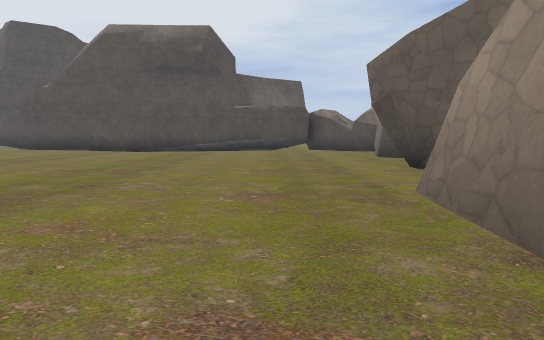
[1] (above)

24 first-person views from a walk through a 3-D level made in the Godot game engine. The camera is 1.3 m above the floor, tilts 6° down and sees 80° across. The floor is counted in squares, 2 m on a side. Each view is taken from the middle of a square. On the plan, view 1 faces up. The plan holds only what a view shows up to about 10 squares ahead; the rest is blank. The place goes on beyond the plan. Characters and animated objects are not drawn. Some surface patterns are stand-ins.

[2]
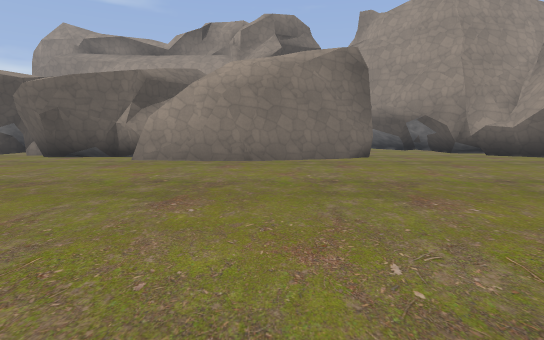

[3]
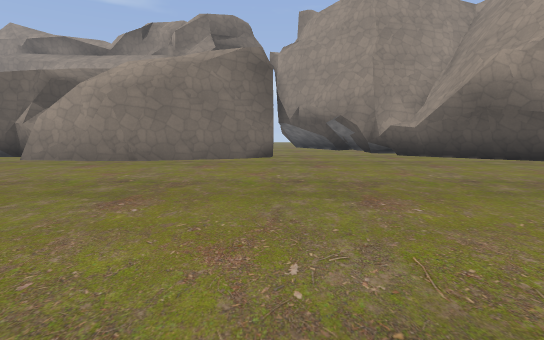

[4]
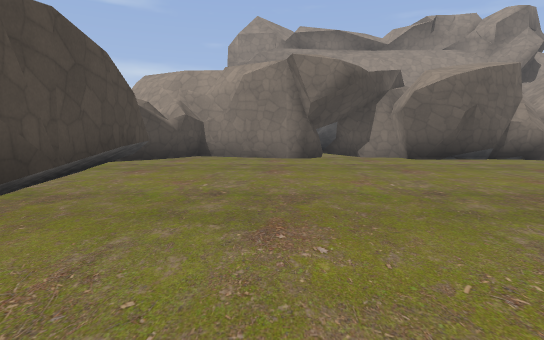

[5]
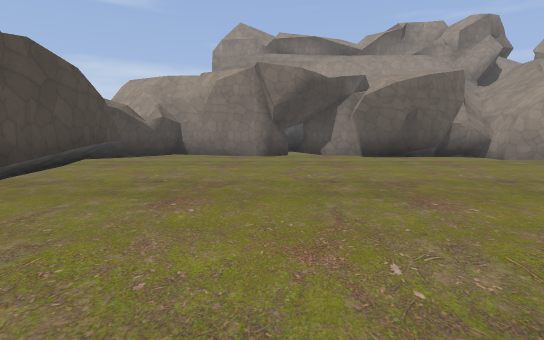

[6]
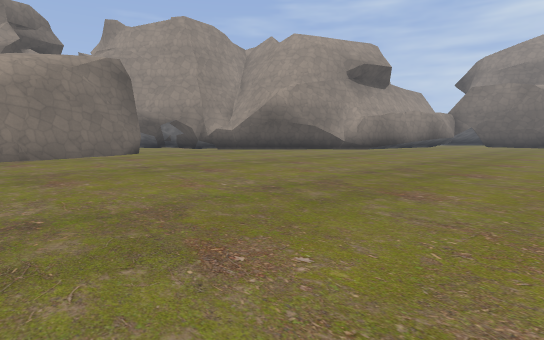

[7]
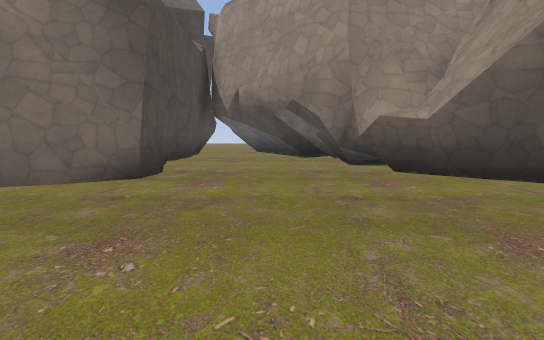

[8]
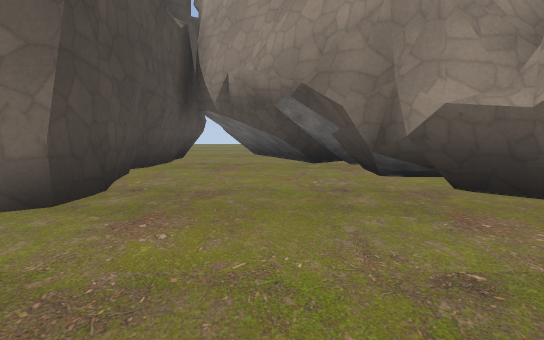

[9]
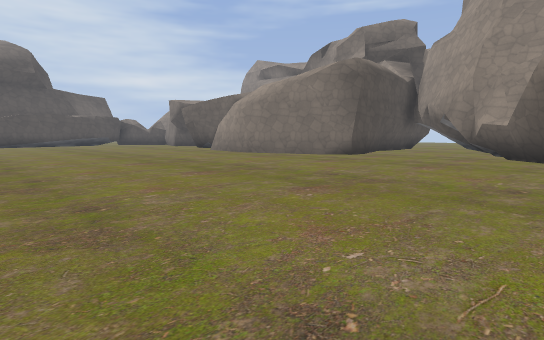

[10]
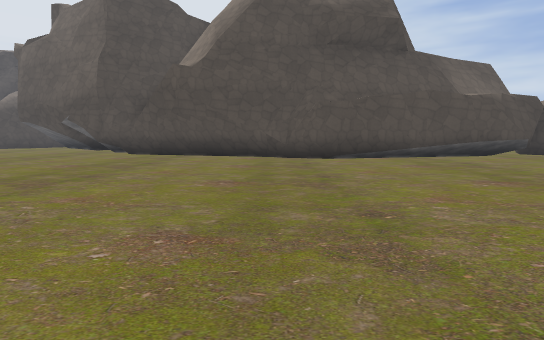

[11]
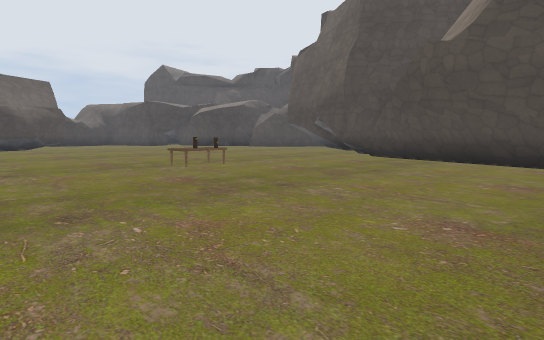

[12]
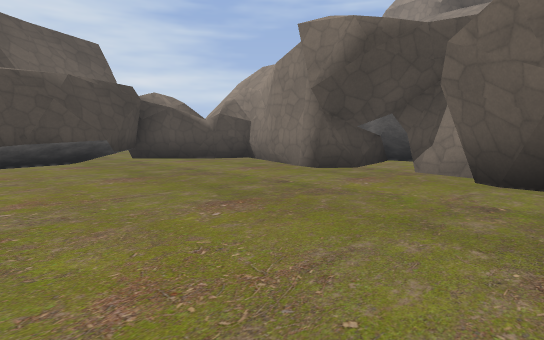

[13]
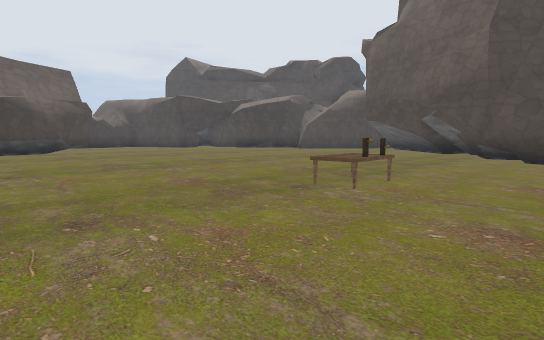

[14]
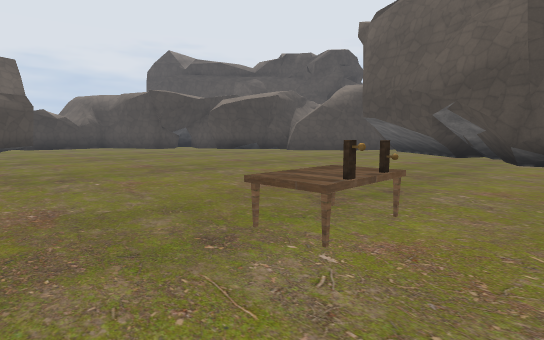

[15]
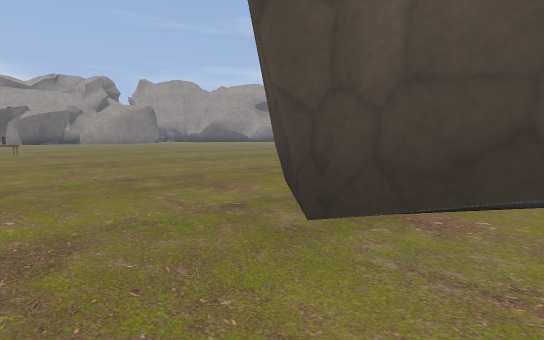

[16]
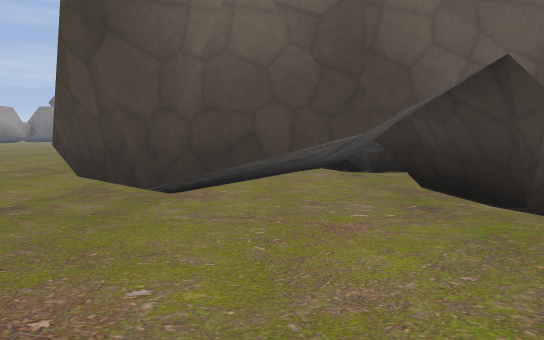

[17]
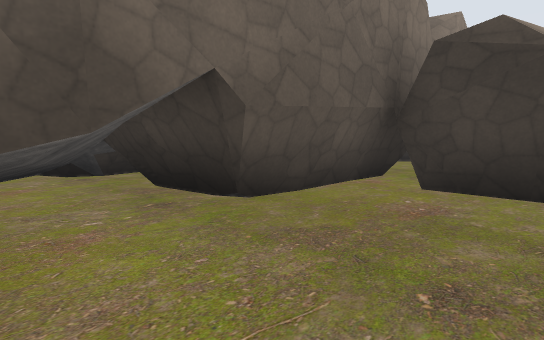

[18]
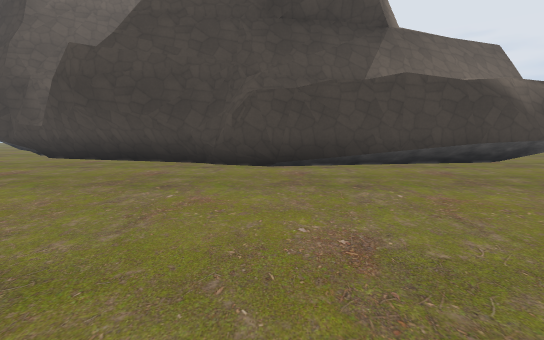

[19]
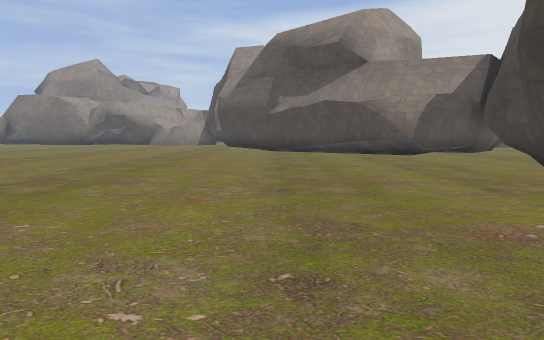

[20]
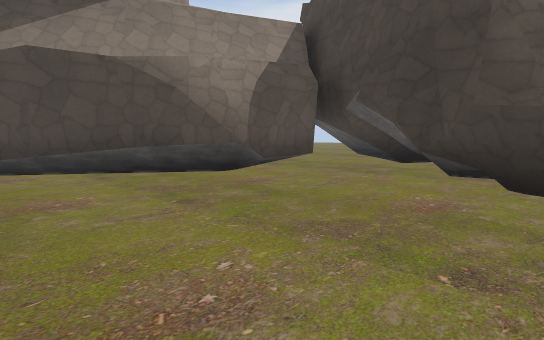

[21]
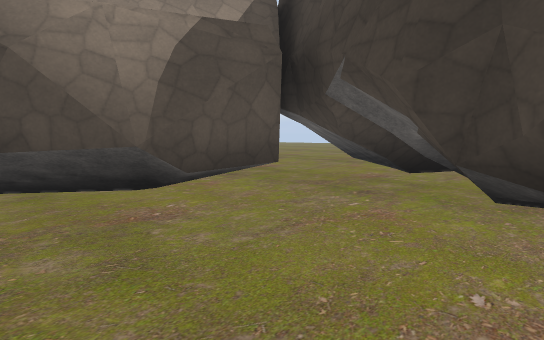

[22]
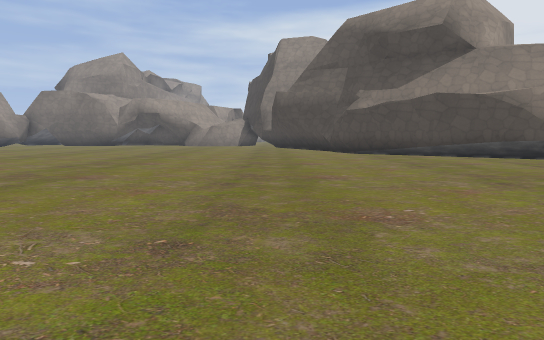

[23]
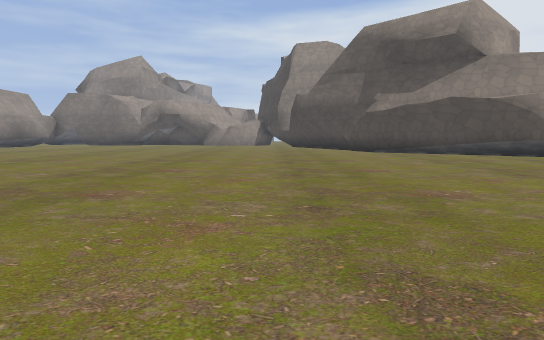

[24]
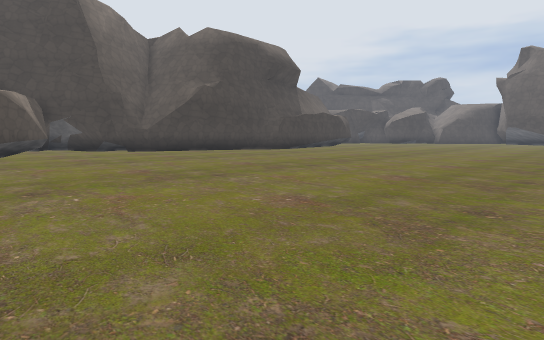

### Floor plan
Key: @ floor where view 1 was taken; # wall or solid block; x gap in a wall; . floor; = window, fence, low wall or low ledge; ^ raised ledge; L lever; T table.
Columns run from 31 left of view 1 to 8 right of it. Each row starts with its distance up from view 1.
 16              .....#^
 15             .......###^        ^^#
 14            ...........###^  ==###.##
 13           ...............##^.......#
 12  #....   ..........................#
 11  #.................................#
 10 ####x##...........TL...............#=.
  9    #^^^#............................#.
  8    ^^^^#...........................#
  7    ^^^^#..........................##
  6    ^^^ #..........................=
  5        #......         ... .......#
  4        #......          .. .......#
  3        #....... ..       ........##
  2        #..........    ...........#
  1       #...........    ...........#
  0       #...........    .........@.#
 -1      ^#...........    ...........#
 -2      #.............   ............#  #=#
 -3      #.............   ............###...
 -4    ^^#..............   .................
 -5  ^^^#................  ..............##^
 -6  ^^#.................. ............##^^^
 -7 ^^^^###............................#^^^^
 -8 ^ ^^^^^#..........................# ^
 -9 ^^    ^^#............. ....... ..#^

Positions as (right, up) in squares from view 1, and headings:
1: (0, 0), facing up
2: (-7, 0), facing right
3: (-7, -3), facing right
4: (-6, 11), facing right
5: (-7, 10), facing right
6: (-9, 2), facing down-right
7: (-2, -5), facing right
8: (0, -5), facing right
9: (-7, -9), facing up-right
10: (-7, 4), facing up
11: (-7, 6), facing up-left
12: (-2, 6), facing up-right
13: (-11, 6), facing up-left
14: (-12, 8), facing up-left
15: (-26, 11), facing down-right
16: (-26, 12), facing down
17: (-26, 12), facing down-left
18: (-17, 3), facing left
19: (-21, 3), facing down
20: (-22, -3), facing down-left
21: (-24, -4), facing down-left
22: (-18, 1), facing down
23: (-17, 2), facing down
24: (-13, -9), facing up-left
